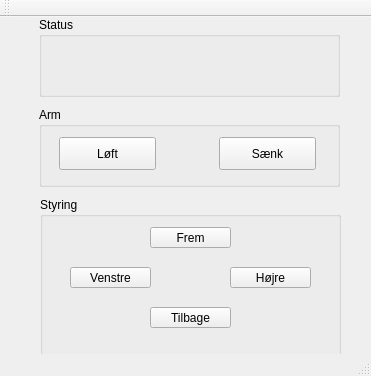
<?xml version="1.0" encoding="UTF-8"?>
<ui version="4.0">
 <class>MainWindow</class>
 <widget class="QMainWindow" name="MainWindow">
  <property name="geometry">
   <rect>
    <x>0</x>
    <y>0</y>
    <width>371</width>
    <height>376</height>
   </rect>
  </property>
  <property name="windowTitle">
   <string>MainWindow</string>
  </property>
  <widget class="QWidget" name="centralWidget">
   <widget class="QGroupBox" name="groupBox">
    <property name="geometry">
     <rect>
      <x>40</x>
      <y>180</y>
      <width>301</width>
      <height>161</height>
     </rect>
    </property>
    <property name="title">
     <string>Styring</string>
    </property>
    <widget class="QPushButton" name="btnFrem">
     <property name="geometry">
      <rect>
       <x>110</x>
       <y>30</y>
       <width>81</width>
       <height>21</height>
      </rect>
     </property>
     <property name="text">
      <string>Frem</string>
     </property>
    </widget>
    <widget class="QPushButton" name="btnHojre">
     <property name="geometry">
      <rect>
       <x>190</x>
       <y>70</y>
       <width>81</width>
       <height>21</height>
      </rect>
     </property>
     <property name="text">
      <string>Højre</string>
     </property>
    </widget>
    <widget class="QPushButton" name="btnTilbage">
     <property name="geometry">
      <rect>
       <x>110</x>
       <y>110</y>
       <width>81</width>
       <height>21</height>
      </rect>
     </property>
     <property name="text">
      <string>Tilbage</string>
     </property>
    </widget>
    <widget class="QPushButton" name="btnVenstre">
     <property name="geometry">
      <rect>
       <x>30</x>
       <y>70</y>
       <width>81</width>
       <height>21</height>
      </rect>
     </property>
     <property name="text">
      <string>Venstre</string>
     </property>
    </widget>
   </widget>
   <widget class="QGroupBox" name="groupBox_2">
    <property name="geometry">
     <rect>
      <x>39</x>
      <y>0</y>
      <width>301</width>
      <height>80</height>
     </rect>
    </property>
    <property name="title">
     <string>Status</string>
    </property>
    <widget class="QLabel" name="lblstatus">
     <property name="geometry">
      <rect>
       <x>70</x>
       <y>40</y>
       <width>171</width>
       <height>20</height>
      </rect>
     </property>
     <property name="cursor">
      <cursorShape>ArrowCursor</cursorShape>
     </property>
     <property name="text">
      <string/>
     </property>
     <property name="alignment">
      <set>Qt::AlignCenter</set>
     </property>
    </widget>
   </widget>
   <widget class="QGroupBox" name="groupBox_3">
    <property name="geometry">
     <rect>
      <x>39</x>
      <y>90</y>
      <width>301</width>
      <height>80</height>
     </rect>
    </property>
    <property name="title">
     <string>Arm</string>
    </property>
    <widget class="QPushButton" name="btnLoeft">
     <property name="geometry">
      <rect>
       <x>20</x>
       <y>30</y>
       <width>97</width>
       <height>33</height>
      </rect>
     </property>
     <property name="text">
      <string>Løft</string>
     </property>
    </widget>
    <widget class="QPushButton" name="btnSaenk">
     <property name="geometry">
      <rect>
       <x>180</x>
       <y>30</y>
       <width>97</width>
       <height>33</height>
      </rect>
     </property>
     <property name="text">
      <string>Sænk</string>
     </property>
    </widget>
   </widget>
  </widget>
  <widget class="QToolBar" name="mainToolBar">
   <attribute name="toolBarArea">
    <enum>TopToolBarArea</enum>
   </attribute>
   <attribute name="toolBarBreak">
    <bool>false</bool>
   </attribute>
  </widget>
  <widget class="QStatusBar" name="statusBar"/>
 </widget>
 <layoutdefault spacing="6" margin="11"/>
 <resources/>
 <connections/>
</ui>
